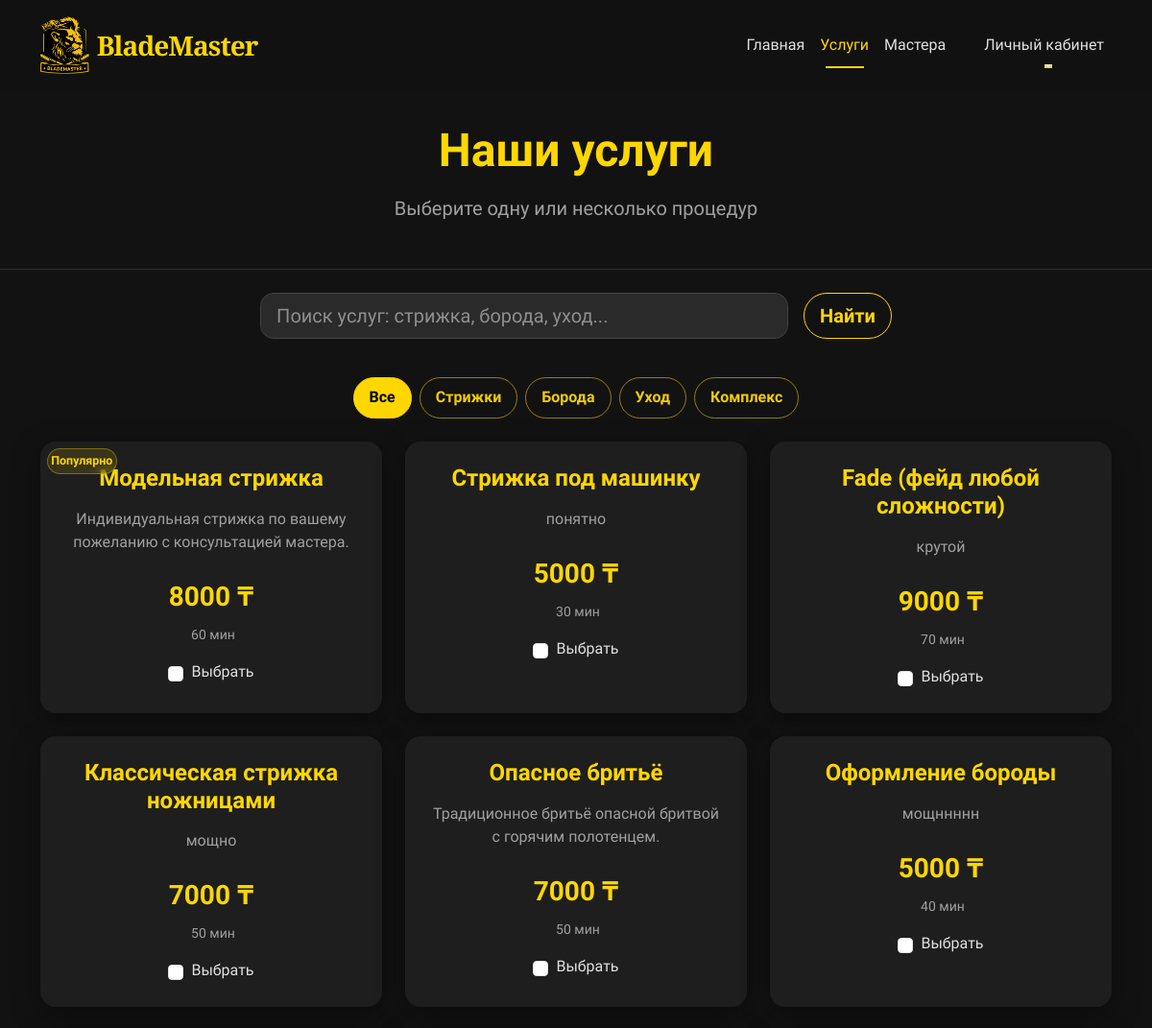
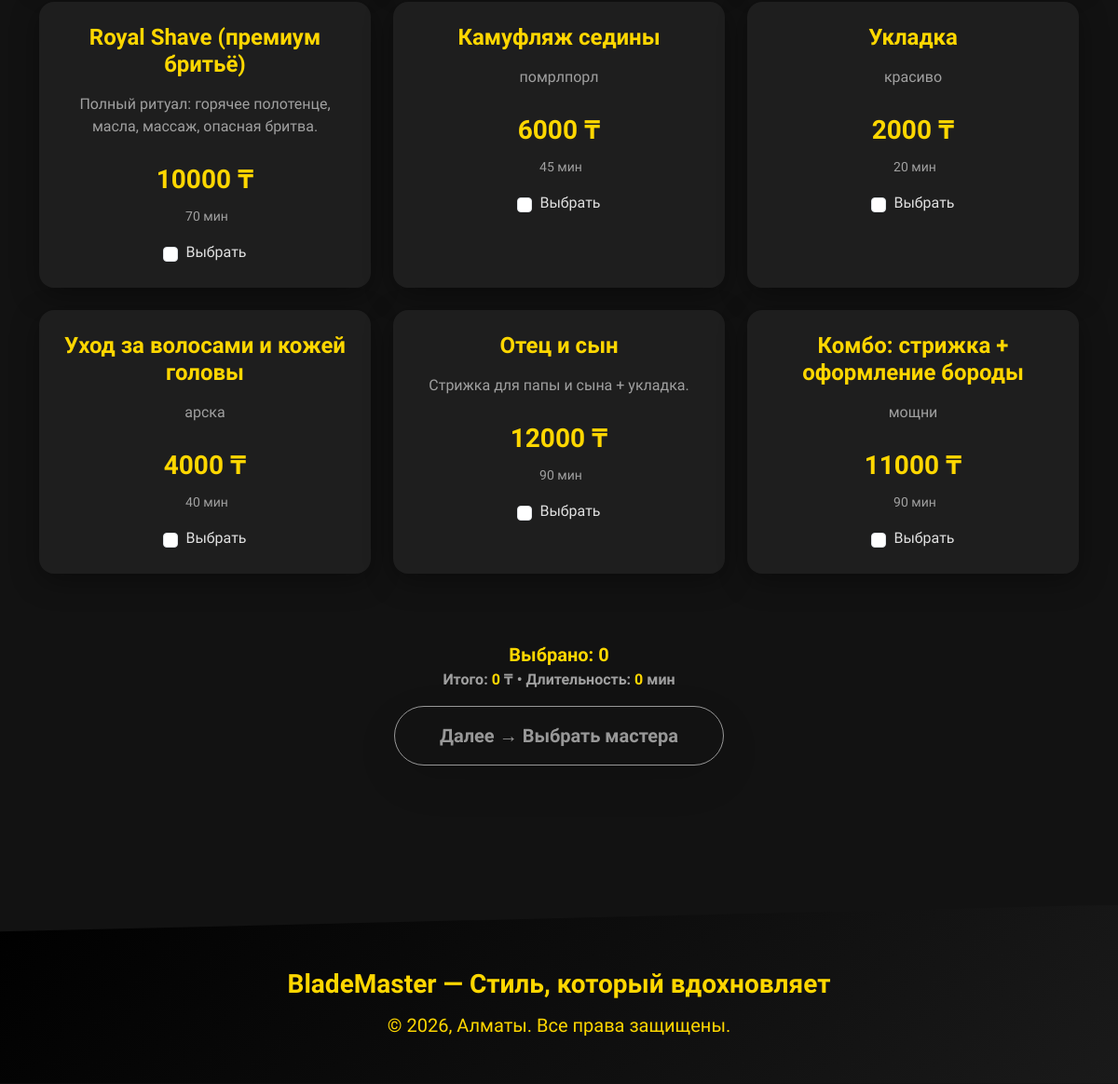
Page /services/ on the committed database (2 pictures, top to bottom).
### core/models.py (models this page shows, shortened)
class Service(models.Model):
    name = models.CharField("Название услуги", max_length=100)
    description = models.TextField("Описание услуги", blank=True)
    price = models.DecimalField("Цена (₸)", max_digits=10, decimal_places=0)
    duration = models.IntegerField("Длительность (в минутах)", default=60)
    category = models.CharField("Категория", max_length=50, choices=[
        ('haircut', 'Стрижки'),
        ('beard', 'Бритьё и оформление бороды'),
        ('care', 'Уход'),
        ('complex', 'Комплексные процедуры'),
    ], default='haircut')
    class Meta:
        verbose_name = "Услуга"
        verbose_name_plural = "Услуги"

### core/views.py (the view, shortened to what this page needs)
# urls.py: path('services/', views.services, name='services'),
def services(request):
    master_id = request.GET.get("master")
    selected_master = None
    if master_id:
        try:
            selected_master = Master.objects.get(id=master_id)
            request.session["selected_master_id"] = master_id
        except Master.DoesNotExist:
            pass
    q = (request.GET.get("q") or "").strip()
    services_qs = Service.objects.all()
    context = {
        "services": services_qs,
        "selected_master": selected_master,
        "q": q,  # чтобы сохранить текст в поле поиска
    }
    return render(request, "core/services.html", context)

### core/templates/core/services.html (shortened to what this page needs)
{% extends 'base.html' %}
{% block content %}
<div class="bm-has-actionbar">
  <section class="bm-page-title">
    <div class="container" data-aos="fade-down">
      <h1 class="display-5 fw-bold text-gold mb-3">Наши услуги</h1>
      <p class="lead text-muted">Выберите одну или несколько процедур</p>
    </div>
  </section>
  <div class="container mt-4" data-aos="fade-up">
    <form method="get" action="{% url 'services' %}" class="row g-2 g-md-3 justify-content-center align-items-stretch">
      <div class="col-12 col-md-6">
        <input
          type="search"
          name="q"
          class="form-control form-control-lg bm-input"
          placeholder="Поиск услуг: стрижка, борода, уход..."
          value="{{ q }}"
        >
      </div>
      <div class="col-12 col-md-auto">
        <button type="submit" class="btn btn-outline-gold btn-lg w-100 w-md-auto rounded-pill fw-bold">
          Найти
        </button>
      </div>
    </form>
  </div>
  <section class="bm-section">
    <div class="container">
      <div class="text-center mb-4" data-aos="fade-up" data-aos-delay="100">
        <div class="d-flex flex-wrap gap-2 justify-content-center" id="categoryChips">
          <button type="button" class="bm-filter-chip active" data-category="all">Все</button>
          <button type="button" class="bm-filter-chip" data-category="haircut">Стрижки</button>
          <button type="button" class="bm-filter-chip" data-category="beard">Борода</button>
          <button type="button" class="bm-filter-chip" data-category="care">Уход</button>
          <button type="button" class="bm-filter-chip" data-category="complex">Комплекс</button>
        </div>
      </div>
      <form method="post"
            action="{% if selected_master %}{% url 'book_datetime_multi' %}{% else %}{% url 'book_select_master' %}{% endif %}"
            id="servicesForm">
        <div class="row g-4" id="servicesList">
          {% for service in services %}
            <div class="col-12 col-md-6 col-lg-4 service-card"
                 data-category="{{ service.category|lower }}"
                 data-aos="zoom-in"
                 data-aos-delay="{% cycle '100' '200' '300' '100' %}">
              <div class="bm-card bm-card-hover h-100 position-relative">
                {% if forloop.counter == 1 %}
                  <div class="bm-badge">Популярно</div>
                {% endif %}
                <div class="card-body d-flex flex-column p-4 text-center">
                  <h5 class="card-title fw-bold fs-4 text-gold mb-3">{{ service.name }}</h5>
                  <p class="text-muted flex-grow-1 mb-4">
                    {{ service.description|default:"Профессиональная премиум-процедура"|truncatechars:100 }}
                  </p>
                  <div class="mt-auto">
                    <p class="fs-3 fw-bold text-gold mb-2">{{ service.price }} ₸</p>
                    <p class="text-muted small mb-3">
                       {{ service.duration }} мин
                    </p>
                    <div class="form-check mt-2 d-flex justify-content-center gap-2 align-items-center">
                      <input class="form-check-input service-checkbox"
                             type="checkbox"
                             name="services"
                             value="{{ service.id }}"
                             id="service{{ service.id }}"
                             data-name="{{ service.name }}"
                             data-price="{{ service.price }}"
                             data-duration="{{ service.duration }}">
                      <label class="form-check-label fw-medium" for="service{{ service.id }}">
                        Выбрать
                      </label>
                    </div>
                  </div>
                </div>
              </div>
            </div>
          {% endfor %}
        </div>
        <div class="text-center mt-5 pt-4 d-none d-md-block" id="desktopSubmit">
          <div class="mb-3">
            <div class="fs-5 fw-bold text-gold" id="selectedCountDesktop">Выбрано: 0</div>
            <div class="text-muted fw-semibold">
              Итого: <span class="text-gold fw-bold" id="totalPriceDesktop">0</span> ₸
              • Длительность: <span class="text-gold fw-bold" id="totalDurationDesktop">0</span> мин
            </div>
          </div>
          <button type="submit"
                  class="btn btn-outline-gold btn-lg px-5 py-3 fw-bold rounded-pill shadow-lg"
                  disabled id="submitBtnDesktop">
            Далее → {% if selected_master %}Время{% else %}Выбрать мастера{% endif %}
          </button>
        </div>
      </form>
    </div>
  </section>
</div>
{% endblock %}

### core/templates/base.html (style rules this page uses)
:root { --bg-primary: #121212; --bg-secondary: #1E1E1E; --bg-input: #2A2A2A; --text-primary: #E0E0E0; --text-muted: #A0A0A0; --gold: #FFD700; --gold-dark: #D4AF37; }
body { font-family: 'Urbanist', sans-serif; background-color: var(--bg-primary); color: var(--text-primary); min-height: 100vh; padding-top: 80px; margin: 0; }
.btn-gold, .btn-outline-gold { font-weight: 600; border-radius: 50px; transition: all 0.25s ease; }
.btn-outline-gold { border-color: var(--gold); color: var(--gold); }
.text-gold { color: var(--gold) !important; }
.text-muted { color: var(--text-muted) !important; }
.bm-page-title { padding: 3rem 0; text-align: center; border-bottom: 1px solid rgba(255, 255, 255, 0.12); }
.bm-page-title h1 { font-weight: 800; color: var(--gold); margin-bottom: .75rem; }
.bm-page-title p { color: var(--text-muted); margin: 0; }
.bm-section { padding: 2.5rem 0; }
.bm-card { background: var(--bg-secondary); border-radius: 16px; box-shadow: 0 8px 30px rgba(0, 0, 0, 0.35); overflow: hidden; }
.bm-card-hover { transition: transform .25s ease, box-shadow .25s ease; }
.bm-input, .bm-select { background-color: var(--bg-input) !important; color: var(--text-primary) !important; border: 1px solid #444 !important; border-radius: 14px; }
.bm-input::placeholder, .form-control.bm-input::placeholder { color: rgba(224, 224, 224, 0.55); }
.bm-has-actionbar { padding-bottom: 110px; }

### core/templates/core/services.html (style rules this page uses)
.bm-input::placeholder { color: rgba(224, 224, 224, 0.55) !important; }
.bm-filter-chip { border: 1px solid rgba(255,215,0,0.55); color: rgba(255,215,0,0.95); background: transparent; border-radius: 999px; padding: .55rem 1rem; font-weight: 700; transition: all .2s ease; white-space: nowrap; }
.bm-filter-chip.active { background: var(--gold); color: #000; border-color: var(--gold); }
.bm-badge { position: absolute; top: 7px; left: 7px; font-size: .78rem; font-weight: 900; padding: .2rem .2rem; border-radius: 999px; background: rgba(255, 215, 0, 0.12); border: 1px solid rgba(255, 215, 0, 0.35); color: var(--gold); backdrop-filter: blur(6px); }

### rows in the picture
Service: shows "Популярно", name "Модельная стрижка", description "Индивидуальная стрижка по вашему пожеланию с консультацией мастера.", price "8000", duration "60"
Service: name "Стрижка под машинку", description "понятно", price "5000", duration "30"
Service: name "Fade (фейд любой сложности)", description "крутой", price "9000", duration "70"
Service: name "Классическая стрижка ножницами", description "мощно", price "7000", duration "50"
Service: name "Опасное бритьё", description "Традиционное бритьё опасной бритвой с горячим полотенцем.", price "7000", duration "50"
Service: name "Оформление бороды", description "мощннннн", price "5000", duration "40"
Service: name "Royal Shave (премиум бритьё)", description "Полный ритуал: горячее полотенце, масла, массаж, опасная бритва.", price "10000", duration "70"
Service: name "Камуфляж седины", description "помрлпорл", price "6000", duration "45"
Service: name "Укладка", description "красиво", price "2000", duration "20"
Service: name "Уход за волосами и кожей головы", description "арска", price "4000", duration "40"
Service: name "Отец и сын", description "Стрижка для папы и сына + укладка.", price "12000", duration "90"
Service: name "Комбо: стрижка + оформление бороды", description "мощни", price "11000", duration "90"
